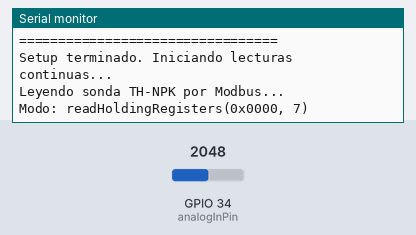
The sketch below on a simulated ESP32. Parts: the last lines printed to the serial monitor. The test bench sets the inputs (shaded band); at power-on: GPIO 34 (analogInPin) = 2048.

Above: at 7.2 s.
7.3 s: GPIO 34 (analogInPin) set to 2866
At 8.5 s:
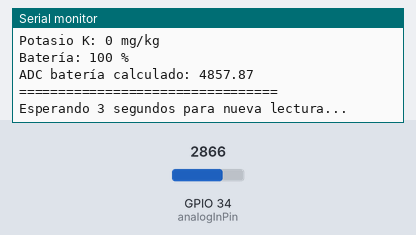
13.3 s: GPIO 34 (analogInPin) set to 3603
At 17.2 s:
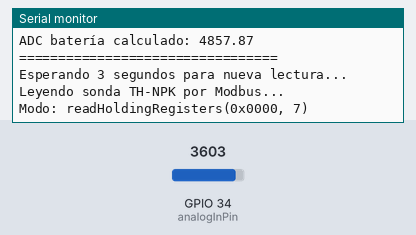

The sketch:

Prueba_Sensor.ino
```cpp
// Librería base de Arduino para ESP32.
// Incluye funciones como Serial, pinMode, digitalWrite, delay, analogRead, etc.
#include <Arduino.h>

// Librería para comunicación Modbus RTU.
// La usamos para preguntarle datos a la sonda TH-NPK por RS485.
#include <ModbusMaster.h>

// ==========================================================
// CONFIGURACIÓN UART2 / RS485
// ==========================================================
// El ESP32 tiene varios UART.
// Serial normalmente usa el USB.
// Serial2 lo usamos para hablar con el módulo RS485 HW-519.

// Pin RX del ESP32.
// Aquí debe conectarse el TXD del módulo HW-519.
#define RXD2 16

// Pin TX del ESP32.
// Aquí debe conectarse el RXD del módulo HW-519.
#define TXD2 17

// Velocidad de comunicación Modbus.
// Esta fue la que te funcionó con tu sonda.
#define RS485_BAUD 4800

// ==========================================================
// CONTROL DE ALIMENTACIÓN
// ==========================================================
// Estos pines los usas para encender/alimentar el módulo o sensor.
// OJO: en tu HW-519 automático NO son DE/RE.
// Solo los estamos usando como control de energía/habilitación.

#define POWER_PIN 2
#define POWER_PIN2 4

// ==========================================================
// TIEMPO ENTRE LECTURAS
// ==========================================================
// Cada cuánto se vuelve a leer la sonda.
// 3000 ms = 3 segundos.
#define READ_INTERVAL_MS 3000

// ==========================================================
// BATERÍA
// ==========================================================
// Pin analógico donde tienes conectado el divisor de tensión de batería.
// A6 depende de la placa; en algunas ESP32 puede mapear a un GPIO específico.
const int analogInPin = A6;

// Valor calculado a partir del ADC.
// Lo dejamos global para imprimirlo luego en el monitor serie.
float sensorValue = 0;

// ==========================================================
// OBJETO MODBUS
// ==========================================================
// Este objeto es el encargado de hacer las peticiones Modbus.
// Con él llamamos funciones como readHoldingRegisters().
ModbusMaster node;

// ==========================================================
// VARIABLES DE LECTURA
// ==========================================================
// Aquí guardamos los últimos datos recibidos de la sonda.

// Estado de la comunicación Modbus.
// 0 = lectura correcta.
// Otro valor = código de error Modbus.
uint8_t status = 255;

// Temperatura del suelo en grados Celsius.
float temperature = 0.0;

// Humedad del suelo en porcentaje.
float humidity = 0.0;

// Conductividad eléctrica en µS/cm.
float conductivity = 0.0;

// pH del suelo.
float ph = 0.0;

// Nitrógeno en mg/kg.
uint16_t N = 0;

// Fósforo en mg/kg.
uint16_t P = 0;

// Potasio en mg/kg.
uint16_t K = 0;

// Porcentaje de batería calculado.
uint16_t bateria = 0;

// ==========================================================
// FUNCIÓN: IMPRIMIR ERRORES MODBUS
// ==========================================================
// Recibe el código de error que devuelve ModbusMaster
// y lo traduce a texto entendible en el monitor serie.
void printModbusError(uint8_t result) {
  Serial.print("Error Modbus decimal: ");
  Serial.println(result);

  Serial.print("Error Modbus HEX: 0x");
  Serial.println(result, HEX);

  switch (result) {
    case node.ku8MBSuccess:
      Serial.println("OK");
      break;

    case node.ku8MBIllegalFunction:
      Serial.println("Función ilegal. Prueba readInputRegisters en vez de readHoldingRegisters.");
      break;

    case node.ku8MBIllegalDataAddress:
      Serial.println("Dirección de registro ilegal.");
      break;

    case node.ku8MBIllegalDataValue:
      Serial.println("Valor de dato ilegal.");
      break;

    case node.ku8MBSlaveDeviceFailure:
      Serial.println("Fallo del dispositivo esclavo.");
      break;

    case node.ku8MBInvalidSlaveID:
      Serial.println("ID de esclavo inválido o no responde.");
      break;

    case node.ku8MBInvalidFunction:
      Serial.println("Función inválida.");
      break;

    case node.ku8MBResponseTimedOut:
      Serial.println("Timeout: la sonda no respondió.");
      break;

    case node.ku8MBInvalidCRC:
      Serial.println("CRC inválido: posible A/B invertido, ruido o baudrate incorrecto.");
      break;

    default:
      Serial.println("Error desconocido.");
      break;
  }
}

// ==========================================================
// FUNCIÓN: LEER BATERÍA
// ==========================================================
// Lee el pin analógico de batería y lo convierte a porcentaje.
// La fórmula viene de tu código funcional anterior.
void readBattery() {
  // Lee el valor ADC y aplica un factor de corrección.
  // analogRead normalmente devuelve un valor entre 0 y 4095 en ESP32.
  sensorValue = analogRead(analogInPin) * 1.695;

  // Convierte el valor calculado a porcentaje.
  // 2048 se toma como 0% y 4096 como 100%.
  int batteryPercent = map(sensorValue, 2048, 4096, 0, 100);

  // Limita el porcentaje para que nunca sea menor que 0 ni mayor que 100.
  if (batteryPercent < 0) batteryPercent = 0;
  if (batteryPercent > 100) batteryPercent = 100;

  // Guarda el resultado en la variable global.
  bateria = batteryPercent;
}

// ==========================================================
// FUNCIÓN: IMPRIMIR DATOS
// ==========================================================
// Muestra en el monitor serie todos los valores guardados
// después de una lectura de la sonda.
void printData() {
  Serial.println();
  Serial.println("========== DATOS SONDA ==========");

  Serial.print("Status Modbus: ");
  Serial.println(status);

  if (status == 0) {
    Serial.println("Estado: OK");
  } else {
    Serial.println("Estado: ERROR");
  }

  Serial.print("Temperatura: ");
  Serial.print(temperature, 1);
  Serial.println(" °C");

  Serial.print("Humedad: ");
  Serial.print(humidity, 1);
  Serial.println(" %");

  Serial.print("Conductividad: ");
  Serial.print(conductivity, 0);
  Serial.println(" µS/cm");

  Serial.print("pH: ");
  Serial.println(ph, 1);

  Serial.print("Nitrógeno N: ");
  Serial.print(N);
  Serial.println(" mg/kg");

  Serial.print("Fósforo P: ");
  Serial.print(P);
  Serial.println(" mg/kg");

  Serial.print("Potasio K: ");
  Serial.print(K);
  Serial.println(" mg/kg");

  Serial.print("Batería: ");
  Serial.print(bateria);
  Serial.println(" %");

  Serial.print("ADC batería calculado: ");
  Serial.println(sensorValue);

  Serial.println("=================================");
}

// ==========================================================
// FUNCIÓN: LEER SONDA
// ==========================================================
// Hace la petición Modbus a la sonda TH-NPK.
// Tu sonda respondió usando Holding Registers,
// desde la dirección 0x0000, leyendo 7 registros.
void readSensor() {
  Serial.println();
  Serial.println("Leyendo sonda TH-NPK por Modbus...");
  Serial.println("Modo: readHoldingRegisters(0x0000, 7)");

  // Lee 7 registros Modbus desde la dirección 0x0000.
  // Registro 0: Humedad
  // Registro 1: Temperatura
  // Registro 2: Conductividad
  // Registro 3: pH
  // Registro 4: Nitrógeno
  // Registro 5: Fósforo
  // Registro 6: Potasio
  uint8_t result = node.readHoldingRegisters(0x0000, 7);

  // Si la lectura fue exitosa...
  if (result == node.ku8MBSuccess) {
    status = 0;

    Serial.println("✅ Lectura Modbus exitosa.");
    Serial.println();

    // Imprime los registros crudos tal como llegan de la sonda.
    // Esto es útil para depurar si algún valor sale raro.
    Serial.println("Registros crudos:");
    for (int i = 0; i < 7; i++) {
      uint16_t value = node.getResponseBuffer(i);

      Serial.print("Registro ");
      Serial.print(i);
      Serial.print(": ");
      Serial.print(value);
      Serial.print(" / 0x");
      Serial.println(value, HEX);
    }

    // Convierte los registros crudos a unidades reales.
    // Estos factores vienen del comportamiento de tu sonda:
    // humedad y temperatura vienen multiplicadas por 10.
    // pH también viene multiplicado por 10.
    humidity = node.getResponseBuffer(0) / 10.0f;
    temperature = node.getResponseBuffer(1) / 10.0f;
    conductivity = node.getResponseBuffer(2);
    ph = node.getResponseBuffer(3) / 10.0f;
    N = node.getResponseBuffer(4);
    P = node.getResponseBuffer(5);
    K = node.getResponseBuffer(6);

  } else {
    // Si la lectura falló, guardamos el código de error.
    status = result;

    Serial.println("❌ Falló lectura Modbus.");
    printModbusError(result);

    // Limpia los valores para no mostrar datos viejos como si fueran actuales.
    humidity = 0.0;
    temperature = 0.0;
    conductivity = 0.0;
    ph = 0.0;
    N = 0;
    P = 0;
    K = 0;
  }

  // Lee batería después de intentar leer la sonda.
  readBattery();
}

// ==========================================================
// SETUP
// ==========================================================
// Se ejecuta una sola vez al encender o reiniciar la ESP32.
void setup() {
  // Inicializa el monitor serie por USB.
  Serial.begin(115200);
  delay(1000);

  Serial.println();
  Serial.println("=================================");
  Serial.println(" ESP32 + TH-NPK SOLO LECTURA");
  Serial.println(" SIN ESP-NOW / SIN WIFI / SIN SLEEP");
  Serial.println("=================================");

  // Configura los pines de alimentación/habilitación como salida.
  pinMode(POWER_PIN, OUTPUT);
  pinMode(POWER_PIN2, OUTPUT);

  // Enciende el módulo/sensor.
  Serial.println("Encendiendo alimentación de módulo/sensor...");
  digitalWrite(POWER_PIN, HIGH);
  digitalWrite(POWER_PIN2, HIGH);

  // Espera a que la sonda y el módulo RS485 arranquen.
  delay(5000);

  // Inicializa el bus Modbus por Serial2.
  Serial.println("Inicializando Modbus...");
  Serial2.begin(RS485_BAUD, SERIAL_8N1, RXD2, TXD2);

  // Inicia el maestro Modbus.
  // 1 es la dirección Modbus de la sonda.
  node.begin(1, Serial2);

  Serial.print("RXD2 ESP32: GPIO");
  Serial.println(RXD2);

  Serial.print("TXD2 ESP32: GPIO");
  Serial.println(TXD2);

  Serial.print("Baudrate RS485: ");
  Serial.println(RS485_BAUD);

  Serial.println();
  Serial.println("Cableado esperado:");
  Serial.println("HW-519 TXD -> ESP32 GPIO16 RXD2");
  Serial.println("HW-519 RXD -> ESP32 GPIO17 TXD2");
  Serial.println("HW-519 GND -> ESP32 GND");
  Serial.println("HW-519 VCC -> 3.3V o 5V");
  Serial.println("HW-519 A+  -> Sonda A+ / D+");
  Serial.println("HW-519 B-  -> Sonda B- / D-");
  Serial.println("GND fuente sonda -> GND ESP32");
  Serial.println("=================================");

  Serial.println("Setup terminado. Iniciando lecturas continuas...");
}

// ==========================================================
// LOOP
// ==========================================================
// Se ejecuta repetidamente mientras la ESP32 esté encendida.
void loop() {
  // Lee la sonda por Modbus.
  readSensor();

  // Imprime los últimos valores leídos.
  printData();

  Serial.println();
  Serial.print("Esperando ");
  Serial.print(READ_INTERVAL_MS / 1000);
  Serial.println(" segundos para nueva lectura...");

  // Espera antes de volver a leer.
  delay(READ_INTERVAL_MS);
}
```

Measured:
- after the input at 7.3 s, the serial monitor: prints a new line after 0.77 s (image 1)
